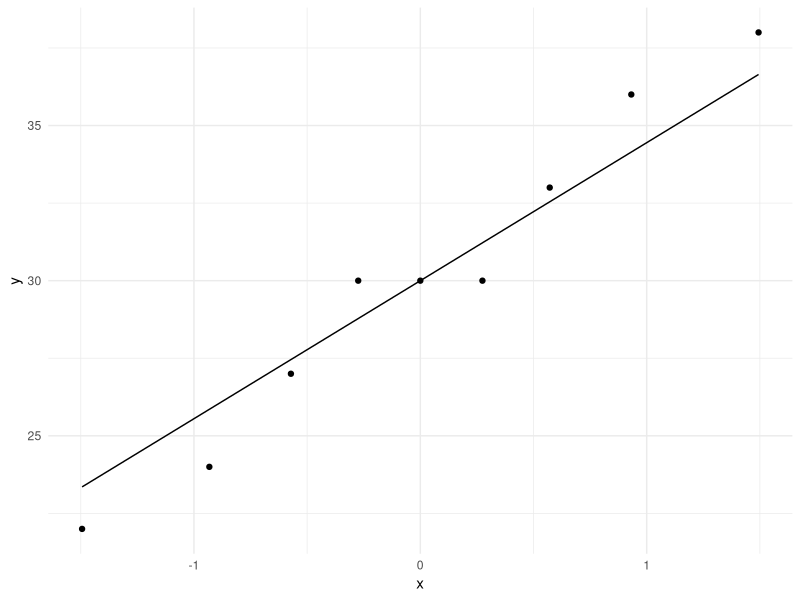
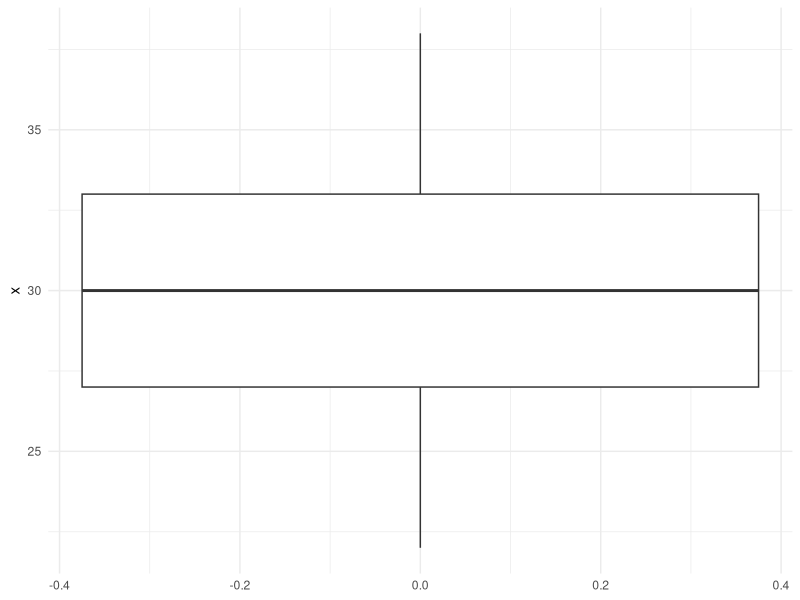

These figures' R source, in order:
## ---- chunk 1
knitr::opts_chunk$set(echo = TRUE)
require(ggplot2);
## ---- chunk 2
# inits
mu = 22;
sd = 6;
N = 9;
x = c(36, 27, 30, 33, 22, 30, 30, 24, 38);
alpha = .05;

# Calculate sample statistics
xhat = mean(x);
sdhat = sd/sqrt(N);

# Look at the Normality
ggplot(data.frame(x),aes(sample=x)) + stat_qq() + stat_qq_line() + theme_minimal()

# Look for outliers
ggplot(data.frame(x),aes(y=x)) + stat_boxplot()+ theme_minimal()

# H0: xhat = mu
# H1: xhat != mu
# We will use a two-tailed hypothesis test.
# Calculate the CI under null distribution
gamma = alpha/2;
H0_low = mu + qnorm(gamma)*sdhat;
H0_high = mu + qnorm(1-gamma)*sdhat;

# One way we could test this is whether the sample mean, xhat, is within the 95% CI
# of the null distribution. If it is, we can accept the null, if not, we reject the null.
(xhat >= H0_low && xhat <= H0_high)

# Another way is to get the p-value associated with it's z-score
z = (xhat - mu)/sdhat;
pvalue = 1 - pnorm(z) # the p-value of sample mean under the null
pvalue
## ---- chunk 3
# init
sd = sqrt(4);
N = 9;
alpha = 0.05;

# calculate sample statistics
mu = 5;
sdhat = sd/sqrt(N);

# H0: mu <= 5
# H1: mu > 5
# For this problem, we will use a one-tailed test, therefore:
gamma = alpha;
cutoff = mu + qnorm(1-gamma)*sdhat;
cutoff
## ---- chunk 4
# init
mu2 = 8;

# Calculate power by inverting beta:
beta = pnorm(cutoff,mu2,sdhat); # how much of the true distribution lies below the cutoff
power = 1 - beta # how much of the true sample distribution lies above the cutoff
## ---- chunk 5
set.seed(8814.4) # set seed for replicability

# Init
mu = 5;
sd = 12;
N = 20;
alpha = 0.05;
sdhat = sd/sqrt(N);

# Generate 95% CI as the boundaries for accept/reject
bounds = c(mu + qnorm(alpha/2)*sdhat, mu + qnorm(1-alpha/2)*sdhat);

# Simulation params
n_reject = 0; # counter
n_sims = 10000; # number of samples generated

# Simulation loop
for (i in 1:n_sims){
  # Generate a sample from the population, and calculate the mean
  sample = rnorm(n=N,mean=mu,sd=sd);
  xhat = mean(sample);
  xhat
  # If xhat is out of the CI boundary, add it to the rejection count
  if (xhat < bounds[1] || xhat >bounds[2]){
    n_reject = n_reject + 1;
  }
}
# Proportion of rejects
P_reject = n_reject/n_sims
P_reject
